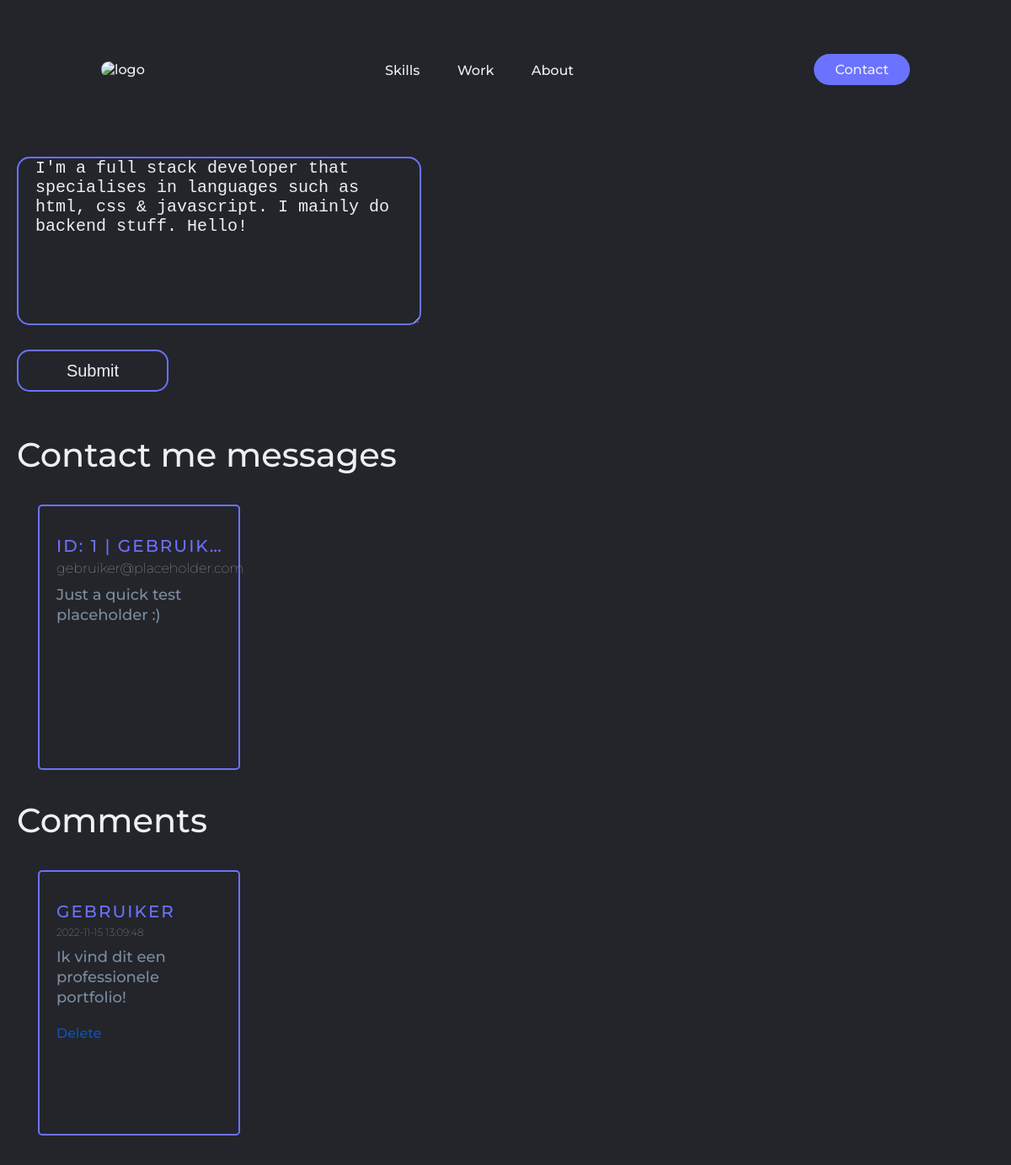
/admin.php (signed in), run on the app's committed database.
### tables this page shows
CREATE TABLE `introtext` (
  `TextBlock1` varchar(2000) NOT NULL
);

CREATE TABLE `contact` (
  `id` int(11) NOT NULL,
  `name` text DEFAULT NULL,
  `email` text DEFAULT NULL,
  `message` text DEFAULT NULL
);

CREATE TABLE `comments` (
  `Id` int(11) NOT NULL,
  `Name` varchar(100) NOT NULL,
  `Comment` varchar(1000) NOT NULL,
  `Date` timestamp NOT NULL DEFAULT current_timestamp()
);

### display.php (called while the page is built, shortened)
<?php
function getIntroText() {
    try {
        require 'openDB.php';
        $stmt = $conn->prepare("SELECT * FROM introtext");
        $stmt->execute();
        foreach ($stmt->fetchAll() as $k => $v) {
            $text = $v['TextBlock1'];
            return $text;
        }
    } catch (PDOException $e) {
        echo "Error: " . $e->getMessage();
    }
}
?>

### admin.php (the view, shortened to what this page needs)
<?php
if(isset($_SESSION['user'])) {
?>
<!DOCTYPE html>
<html lang="en">
<head>
    <link rel="stylesheet" href="./css/admin.css">
</head>
<body>
    <header>
        <a href="#Section1"><img class="logo" src="./images/Logo v2.svg" alt="logo"></a>
        <nav>
            <ul class="nav__links">
                <li><a href="index.php#mySkills">Skills</a></li>
                <li><a href="index.php#myWork">Work</a></li>
                <li><a href="index.php#aboutMe">About</a></li>
            </ul>
        </nav>
        <a class="cta" href="contact.php"><button>Contact</button></a>
    </header>
    <div id="introChange">
        <h1 id="Change">Change intro text</h1>
        <form method="POST">
            <?php
            require 'openDB.php';
            require 'display.php';
            $currentText = getIntroText();
            echo "<textarea id='intro' name='intro' cols='30' rows'10' placeholder='Enter new intro text...'>";
            echo $currentText;
            echo "</textarea><br>"
            ?>
            <input type="submit" name="submit">
        </form>
    </div>
    <div>
        <h1 id="contact">Contact me messages</h1>
        <div class="wrapper">
            <div class="cards_wrap">
            <?php
            try {
                require 'openDB.php';
                $stmt = $conn->prepare("SELECT * FROM contact ORDER BY id DESC");
                $stmt->execute();
                foreach ($stmt->fetchAll() as $k => $v) {
                    $id = $v['id'];
                    $name = $v['name'];
                    $email = $v['email'];
                    $message = $v['message'];
                    echo "<div class='card_item'>
                    <div class='card_inner'>
                        <div class='name'>ID: $id | $name</div>
                        <div class='email'>$email</div>
                        <div class='comment'>$message</div>
                    </div>
                    </div>";
                }
            } catch (PDOException $e) {
                echo "Error: " . $e->getMessage();
            }
            ?>
            </div>
        </div>
    </div>
    <h1 id="comments">Comments</h1>
    <div class="wrapper">
      <div class="cards_wrap">
      <?php
      try {
          require 'openDB.php';
          $stmt = $conn->prepare("SELECT * FROM comments ORDER BY Date DESC");
          $stmt->execute();
          foreach ($stmt->fetchAll() as $k => $v) {
              $id = $v['Id'];
              $commentname = $v['Name'];
              $comment = $v['Comment'];
              $commentdate = $v['Date'];
              echo "<div class='card_item'>
              <div class='card_inner'>
                <div class='name'>$commentname</div>
                <div class='date'>$commentdate</div>
                <div class='comment'>$comment</div>
                <br>
                <div class='delete'><a href='delete.php?id=$id'>Delete</a></div>
              </div>
            </div>";
          }
      } catch (PDOException $e) {
          echo "Error: " . $e->getMessage();
      }
      ?>
      </div>
    </div>
</body>
</html>
<?php
} else {
    header('Location: ' . 'login.php');
}
?>

### css/admin.css (style rules this page uses)
.delete a { color: var(--blue); }
#Change { padding-top: 100px; color: var(--white); font-family: 'Montserrat', sans-serif; font-weight: 500; font-size: 50px; margin-left: 20px; }
#intro { font-size: 20px; width: 40%; height: 200px; padding: 0 20px; border-radius: 15px; border: 2px solid var(--color); color: var(--white); margin-bottom: 25px; margin-top: 25px; margin-left: 20px; }
#introChange input[type='submit'] { font-size: 20px; min-width: 150px; margin-left: 20px; margin-bottom: 50px; width: 15%; height: 50px; padding: 0 20px; border-radius: 15px; border: 2px solid var(--color); color: var(--white); }
#comments { color: var(--white); font-family: 'Montserrat', sans-serif; font-weight: 500; font-size: 40px; margin-left: 20px; }
#contact { color: var(--white); font-family: 'Montserrat', sans-serif; font-weight: 500; font-size: 40px; margin-left: 20px; }
.cards_wrap { padding: 20px; width: 100%; display: flex; justify-content: space-between; flex-wrap: wrap; }
.cards_wrap .card_item { padding: 15px 25px; width: 25%; }
.cards_wrap .card_inner { background: var(--background); border-radius: 5px; border: 2px solid var(--color); padding: 35px 20px; min-width: 225px; min-height: 315px; max-height: 370px; width: 100%; }
.cards_wrap .card_item .name { color: var(--color); font-family: 'Montserrat', sans-serif; font-weight: 500; font-size: 24px; letter-spacing: 2px; text-transform: uppercase; font-size: 20px; white-space: nowrap; overflow: hidden; text-overflow: ellipsis; }
.cards_wrap .card_item .date { font-family: 'Montserrat', sans-serif; font-weight: 500; font-size: 16px; color: #b6c0c2; font-size: 12px; font-weight: 100; margin: 5px 0 10px; }
.cards_wrap .card_item .email { font-family: 'Montserrat', sans-serif; font-weight: 500; font-size: 16px; color: #b6c0c2; font-weight: 100; margin: 5px 0 10px; }
.cards_wrap .card_item .comment { color: #7b8ca0; }

### css/style.css (style rules this page uses)
:root { --background:#24252A; --color: #6B72FF; --dark: #4600A9; --blue: #0f52ba; --white: #edf0f1; --gray-500: #64748b; --gray-600: #475569; --gray-800: #1e293b; --gray-900: #0f172a; }
* { box-sizing: border-box; margin: 0; padding: 0; background-color: var(--background); }
html, body { scroll-behavior: smooth; scroll-padding-top: 12%; width:100vw; }
li, a, button { font-family: 'Montserrat', sans-serif; font-weight: 500; font-size: 16px; color: var(--white); text-decoration: none; }
header { position: fixed; overflow: hidden; display: flex; justify-content: space-between; align-items: center; width: 100%; height: 12%; z-index: 10; padding: 30px 10%; }
.logo { border-radius: 15px; width: 64px; height: 64px; cursor: pointer; }
.nav__links { list-style: none; }
.nav__links li { display: inline-block; padding: 0px 20px; }
.nav__links li a { transition: all 0.3s ease 0s; }
button { padding: 9px 25px; background-color: var(--color); border: none; border-radius: 50px; cursor: pointer; transition: all 0.3s ease 0s; }
.cards_wrap { padding: 20px; width: 100%; display: flex; justify-content: space-between; flex-wrap: wrap; }
.cards_wrap .card_item { padding: 15px 25px; width: 25%; }
.cards_wrap .card_inner { background: var(--background); border-radius: 5px; border: 2px solid var(--color); padding: 35px 20px; min-width: 225px; min-height: 315px; max-height: 370px; width: 100%; }
.cards_wrap .card_item .name { color: var(--color); font-family: 'Montserrat', sans-serif; font-weight: 500; font-size: 24px; letter-spacing: 2px; text-transform: uppercase; font-size: 20px; white-space: nowrap; overflow: hidden; text-overflow: ellipsis; }
.cards_wrap .card_item .date { font-family: 'Montserrat', sans-serif; font-weight: 500; font-size: 16px; color: #b6c0c2; font-size: 12px; font-weight: 100; margin: 5px 0 10px; }
.cards_wrap .card_item .comment { font-family: 'Montserrat', sans-serif; font-weight: 500; font-size: 18px; line-height: 24px; color: #7b8ca0; }
body { font-family: "Inter", sans-serif; }

### data on the page
introtext: intro "I'm a full stack developer that specialises in languages such as html, css & javascript. I mainly do backend stuff. Hello!"
contact: id "1", name "GEBRUI…", email "gebruiker@placeholder.com", message "Just a quick test placeholder :)"
comments: Name "GEBRUIKER", Date "2022-11-15 13:09:48", Comment "Ik vind dit een professionele portfolio!"
